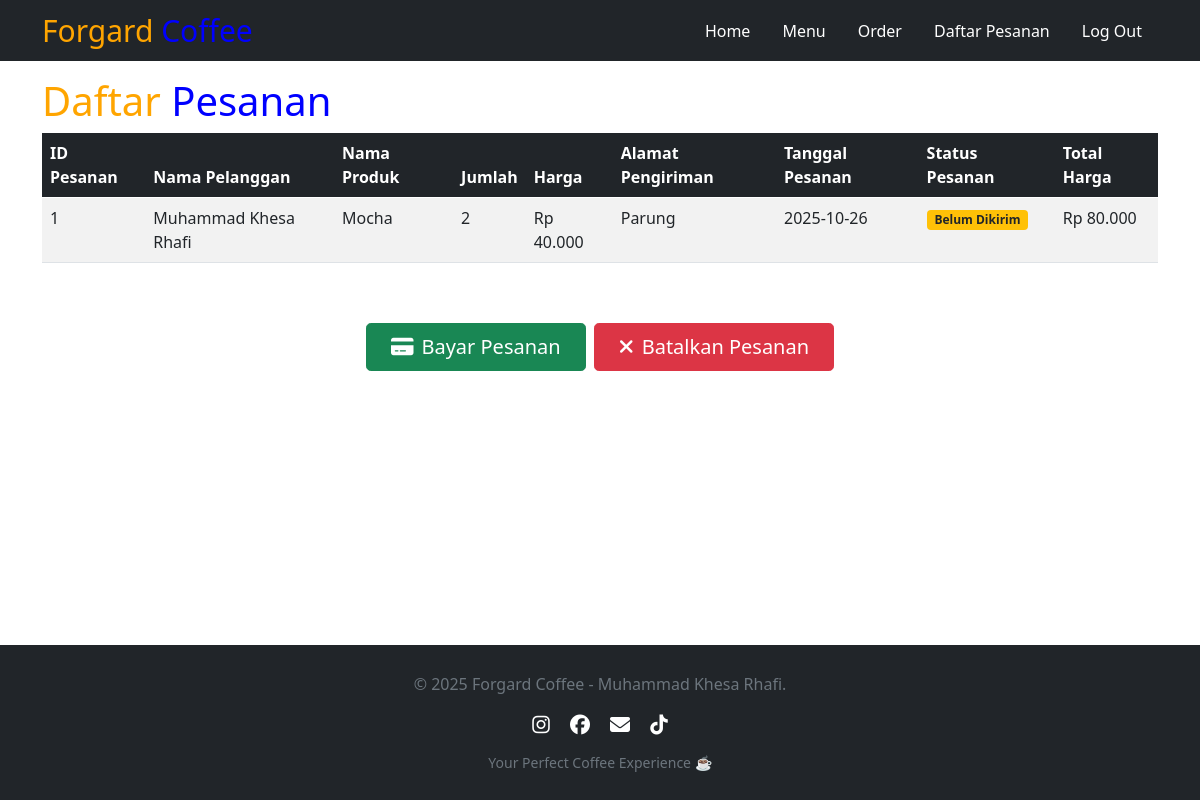
Before: /daftar_pesanan.php (signed in) with the older database file.
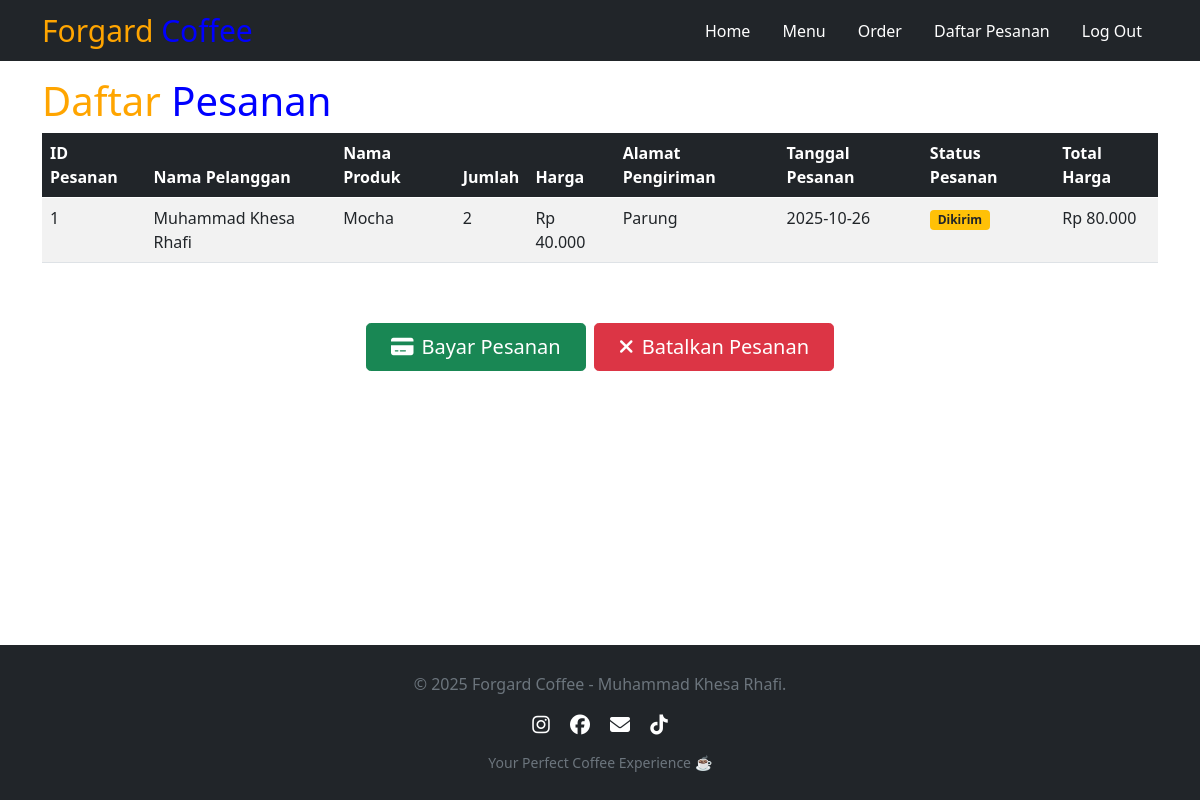
After: the same page with the newer database file.
### tables this page shows
CREATE TABLE `pesanan` (
  `ID_Pesanan` int(11) NOT NULL,
  `ID_Pelanggan` int(11) DEFAULT NULL,
  `ID_Produk` int(11) DEFAULT NULL,
  `Jumlah` int(11) NOT NULL,
  `Alamat_Pengiriman` varchar(255) DEFAULT NULL,
  `Tanggal_Pesanan` date NOT NULL,
  `Status_Pesanan` varchar(20) DEFAULT NULL
);

CREATE TABLE `pelanggan` (
  `ID_Pelanggan` int(11) NOT NULL,
  `Username` varchar(50) NOT NULL,
  `Password` varchar(50) NOT NULL,
  `Nama` varchar(100) NOT NULL,
  `Alamat` varchar(255) DEFAULT NULL,
  `Nomor_Telepon` varchar(15) DEFAULT NULL,
  `Email` varchar(100) DEFAULT NULL
);

CREATE TABLE `produk` (
  `ID_Produk` int(11) NOT NULL,
  `Nama_Produk` varchar(100) NOT NULL,
  `Harga` decimal(12,2) NOT NULL,
  `Stok` int(11) NOT NULL,
  `ID_Kategori` int(11) DEFAULT NULL
);

CREATE TABLE `transaksi` (
  `ID_Transaksi` int(11) NOT NULL,
  `ID_Pesanan` int(11) DEFAULT NULL,
  `Tanggal` date NOT NULL,
  `Total_Harga` decimal(12,2) NOT NULL,
  `Metode_Pembayaran` varchar(20) DEFAULT NULL,
  `Status_Pembayaran` varchar(20) DEFAULT NULL,
  `ID_Pegawai` int(11) DEFAULT NULL,
  `ID_Pelanggan` int(11) DEFAULT NULL
);

### daftar_pesanan.php (the view, shortened to what the changed rows need)
<!DOCTYPE html>
<html lang="en">
<head>
    <link rel="stylesheet" type="text/css" href="./home/style.css">
    <link href="https://cdn.jsdelivr.net/npm/bootstrap@5.0.2/dist/css/bootstrap.min.css" rel="stylesheet">
    <link href="https://unpkg.com/aos@2.3.1/dist/aos.css" rel="stylesheet">
</head>
<body>
    <div class="main-content">
        <div class="container mt-3">
            <?php
            $servername = "localhost";
            $username = "root";
            $password = "";
            $dbname = "coffee_shop";
            $conn = new mysqli($servername, $username, $password, $dbname);
            if (isset($_SESSION["ID_Pelanggan"])) {
                $idPelanggan = $_SESSION["ID_Pelanggan"];
                $query = "SELECT p.ID_Pesanan, pl.Nama AS Nama_Pelanggan, pr.Nama_Produk, p.Jumlah, pr.Harga, p.Alamat_Pengiriman, p.Tanggal_Pesanan, p.Status_Pesanan, t.Total_Harga
                FROM Pesanan p
                JOIN Transaksi t ON p.ID_Pesanan = t.ID_Transaksi
                JOIN Pelanggan pl ON p.ID_Pelanggan = pl.ID_Pelanggan
                JOIN Produk pr ON p.ID_Produk = pr.ID_Produk
                WHERE p.ID_Pelanggan = $idPelanggan";
                $result = $conn->query($query);
                if ($result->num_rows > 0) {
                    echo "<div class='table-responsive'>
                    <table class='table table-striped table-hover'>
                    <thead class='table-dark'>
                    <tr>
                    <th>ID Pesanan</th>
                    <th>Nama Pelanggan</th>
                    <th>Nama Produk</th>
                    <th>Jumlah</th>
                    <th>Harga</th>
                    <th>Alamat Pengiriman</th>
                    <th>Tanggal Pesanan</th>
                    <th>Status Pesanan</th>
                    <th>Total Harga</th>
                    </tr>
                    </thead>
                    <tbody>";
                    while ($row = $result->fetch_assoc()) {
                        $totalHarga = $row["Total_Harga"];
                        echo "<tr>
                        <td>" . $row["ID_Pesanan"] . "</td>
                        <td>" . $row["Nama_Pelanggan"] . "</td>
                        <td>" . $row["Nama_Produk"] . "</td>
                        <td>" . $row["Jumlah"] . "</td>
                        <td>Rp " . number_format($row["Harga"], 0, ',', '.') . "</td>
                        <td>" . $row["Alamat_Pengiriman"] . "</td>
                        <td>" . $row["Tanggal_Pesanan"] . "</td>
                        <td><span class='badge bg-warning text-dark'>" . $row["Status_Pesanan"] . "</span></td>
                        <td>Rp " . number_format($totalHarga, 0, ',', '.') . "</td>
                        </tr>";
                    }
                    echo "</tbody>
                    </table>
                    </div>";
                } else {
                    echo "<div class='alert alert-info text-center'>
                    <h5>Belum ada pesanan.</h5>
                    <p>Silakan melakukan pemesanan terlebih dahulu.</p>
                    <a href='order.php' class='btn btn-primary'>Pesan Sekarang</a>
                    </div>";
                }
            } else {
                echo "<div class='alert alert-warning text-center'>
                <h5>Pelanggan belum login.</h5>
                <p>Silakan login terlebih dahulu.</p>
                <a href='login.php' class='btn btn-warning'>Login</a>
                </div>";
            }
            ?>
        </div>
    </div>
</body>
</html>

Changed rows visible on the page:
changed pesanan "Parung": Status_Pesanan "Belum Dikirim" → "Dikirim"
